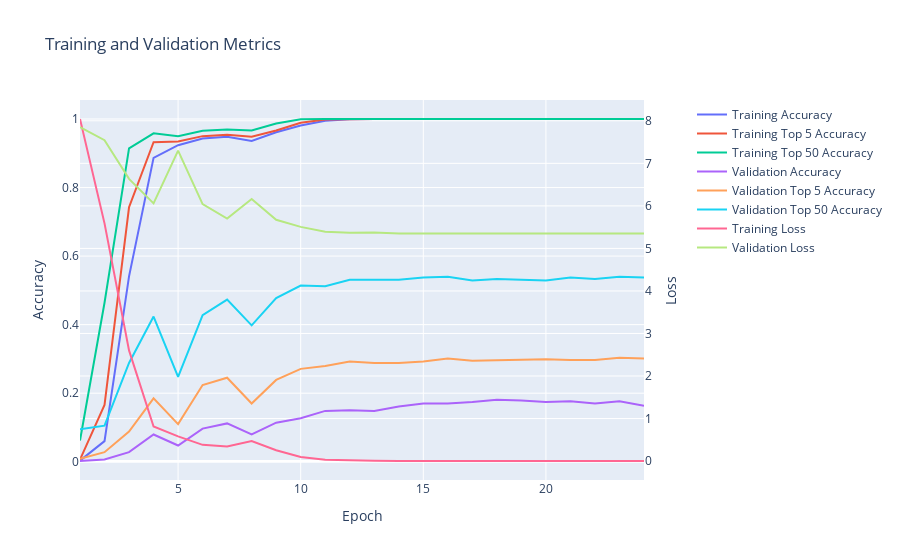

The code cell stored with this chart in its notebook:
### Code cell
arcface_similarity_model.display_training_history()

### Figure 1 — Plotly figure (JSON) as saved in the notebook; plotly's stock layout.template omitted (floating-point values rounded to 4 significant figures)
{"data": [{"mode": "lines", "name": "Training Accuracy", "type": "scatter", "x": [1, 2, 3, 4, 5, 6, 7, 8, 9, 10, 11, 12, 13, 14, 15, 16, 17, 18, 19, 20, 21, 22, 23, 24], "xaxis": "x", "y": [0.003226, 0.06022, 0.5409, 0.8866, 0.9237, 0.943, 0.9478, 0.936, 0.9613, 0.9812, 0.9952, 0.9995, 1.0, 1.0, 1.0, 1.0, 1.0, 1.0, 1.0, 1.0, 1.0, 1.0, 1.0, 1.0, 1.0], "yaxis": "y"}, {"mode": "lines", "name": "Training Top 5 Accuracy", "type": "scatter", "x": [1, 2, 3, 4, 5, 6, 7, 8, 9, 10, 11, 12, 13, 14, 15, 16, 17, 18, 19, 20, 21, 22, 23, 24], "xaxis": "x", "y": [0.005914, 0.1656, 0.7425, 0.9323, 0.9344, 0.95, 0.9543, 0.9484, 0.9667, 0.9892, 0.9984, 1.0, 1.0, 1.0, 1.0, 1.0, 1.0, 1.0, 1.0, 1.0, 1.0, 1.0, 1.0, 1.0, 1.0], "yaxis": "y"}, {"mode": "lines", "name": "Training Top 50 Accuracy", "type": "scatter", "x": [1, 2, 3, 4, 5, 6, 7, 8, 9, 10, 11, 12, 13, 14, 15, 16, 17, 18, 19, 20, 21, 22, 23, 24], "xaxis": "x", "y": [0.06183, 0.464, 0.9145, 0.9581, 0.9495, 0.9656, 0.9694, 0.9667, 0.9871, 0.9995, 1.0, 1.0, 1.0, 1.0, 1.0, 1.0, 1.0, 1.0, 1.0, 1.0, 1.0, 1.0, 1.0, 1.0, 1.0], "yaxis": "y"}, {"mode": "lines", "name": "Validation Accuracy", "type": "scatter", "x": [1, 2, 3, 4, 5, 6, 7, 8, 9, 10, 11, 12, 13, 14, 15, 16, 17, 18, 19, 20, 21, 22, 23, 24], "xaxis": "x", "y": [0.002151, 0.006452, 0.02796, 0.07957, 0.04731, 0.09677, 0.1118, 0.07957, 0.114, 0.1269, 0.1484, 0.1505, 0.1484, 0.1613, 0.1699, 0.1699, 0.1742, 0.1806, 0.1785, 0.1742, 0.1763, 0.1699, 0.1763, 0.1634, 0.1699], "yaxis": "y"}, {"mode": "lines", "name": "Validation Top 5 Accuracy", "type": "scatter", "x": [1, 2, 3, 4, 5, 6, 7, 8, 9, 10, 11, 12, 13, 14, 15, 16, 17, 18, 19, 20, 21, 22, 23, 24], "xaxis": "x", "y": [0.008602, 0.02796, 0.08817, 0.1849, 0.1097, 0.2237, 0.2452, 0.1699, 0.2387, 0.271, 0.2796, 0.2925, 0.2882, 0.2882, 0.2925, 0.3011, 0.2946, 0.2968, 0.2968, 0.2989, 0.2968, 0.2968, 0.3032, 0.3011, 0.2989], "yaxis": "y"}, {"mode": "lines", "name": "Validation Top 50 Accuracy", "type": "scatter", "x": [1, 2, 3, 4, 5, 6, 7, 8, 9, 10, 11, 12, 13, 14, 15, 16, 17, 18, 19, 20, 21, 22, 23, 24], "xaxis": "x", "y": [0.09462, 0.1054, 0.2882, 0.4237, 0.2473, 0.428, 0.4731, 0.3978, 0.4774, 0.514, 0.5118, 0.5312, 0.5312, 0.5312, 0.5376, 0.5398, 0.529, 0.5333, 0.5312, 0.529, 0.5376, 0.5333, 0.5398, 0.5376, 0.5376], "yaxis": "y"}, {"mode": "lines", "name": "Training Loss", "type": "scatter", "x": [1, 2, 3, 4, 5, 6, 7, 8, 9, 10, 11, 12, 13, 14, 15, 16, 17, 18, 19, 20, 21, 22, 23, 24], "xaxis": "x", "y": [8.043, 5.588, 2.602, 0.8142, 0.5819, 0.3818, 0.342, 0.4727, 0.254, 0.09502, 0.02902, 0.01004, 0.005614, 0.004217, 0.003607, 0.003113, 0.003383, 0.002564, 0.002333, 0.00212, 0.001957, 0.001831, 0.001736, 0.001586, 0.001532], "yaxis": "y2"}, {"mode": "lines", "name": "Validation Loss", "type": "scatter", "x": [1, 2, 3, 4, 5, 6, 7, 8, 9, 10, 11, 12, 13, 14, 15, 16, 17, 18, 19, 20, 21, 22, 23, 24], "xaxis": "x", "y": [7.851, 7.544, 6.636, 6.059, 7.301, 6.042, 5.701, 6.16, 5.673, 5.506, 5.393, 5.369, 5.376, 5.353, 5.351, 5.355, 5.349, 5.349, 5.353, 5.352, 5.348, 5.355, 5.35, 5.351, 5.344], "yaxis": "y2"}], "layout": {"title": {"text": "Training and Validation Metrics"}, "xaxis": {"anchor": "y", "domain": [0.0, 0.94], "title": {"text": "Epoch"}}, "yaxis": {"anchor": "x", "domain": [0.0, 1.0], "title": {"text": "Accuracy"}}, "yaxis2": {"anchor": "x", "overlaying": "y", "side": "right", "title": {"text": "Loss"}}}}
